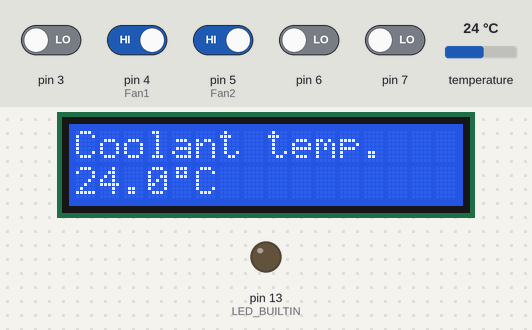
Bench run of a sketch on a simulated Arduino Uno, built with avr-gcc and run on an emulated ATmega328P. Parts: 16×2 character LCD, output pins drawn as LEDs (lit = HIGH). Inputs (shaded band) come from the test bench; at power-on: pin 4 (Fan1), pin 5 (Fan2) HIGH, pin 3, pin 6, pin 7 LOW, temperature 24 °C.

Above: at 4.3 s.
4.4 s: temperature set to 12 °C
At 6.3 s:
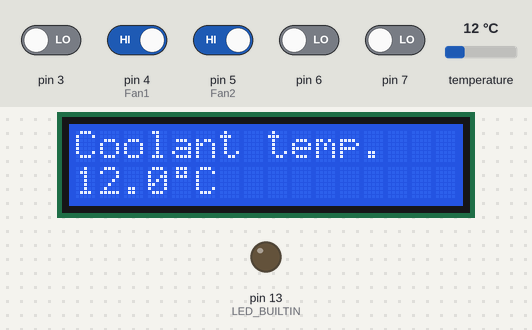
6.6 s: pin 4 (Fan1) driven LOW
At 10.1 s:
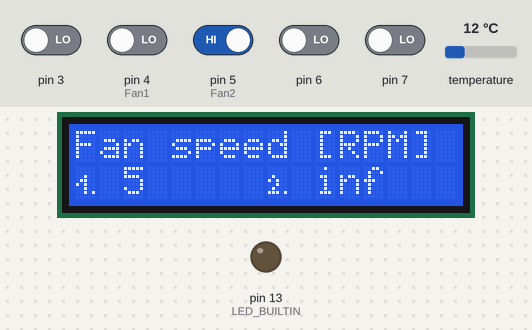
10.4 s: pin 5 (Fan2) driven LOW
At 11.9 s:
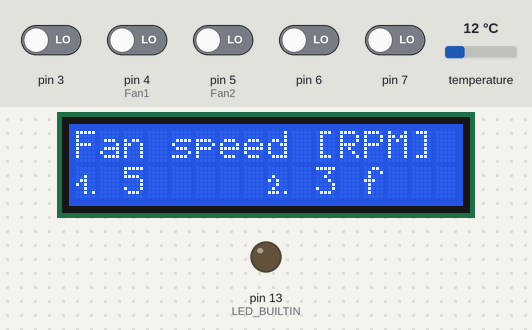
14.5 s: temperature set to 19 °C
At 16.4 s:
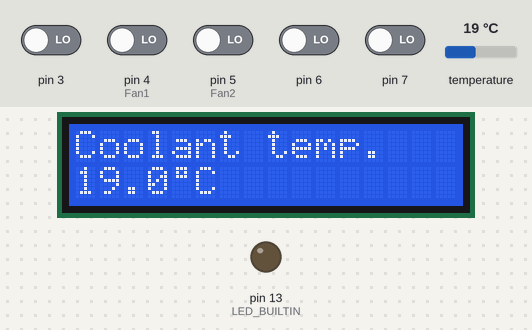
16.7 s: temperature set to 28 °C
At 18.1 s:
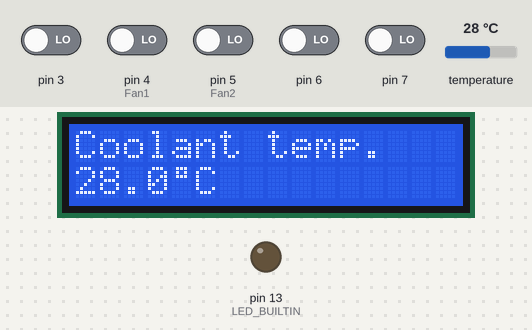
Timing chart, 0 to 19.7 s (numbered marks = the images above; inputs shaded):
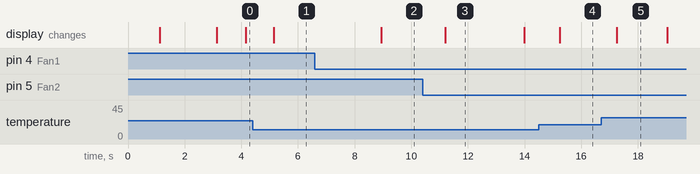

Measured:
- after the input at 4.4 s, the display: changes after 0.75 s (image 1)
- after the input at 6.6 s, the display: changes after 2.3 s (image 2)
- after the input at 10.4 s, the display: changes after 0.80 s (image 3)
- after the input at 14.5 s, the display: changes after 0.75 s (image 4)
- after the input at 16.7 s, the display: changes after 0.55 s (image 5)
- what the display in image 3 shows lasts 2.8 s, from 11.2 s to 14.0 s
- what the display in image 5 shows lasts 1.8 s, from 17.2 s to 19.0 s

The sketch:

2_screen_version.ino
```cpp
#include <TimerOne.h>           //  v1.1.1
#include <OneWire.h>            //  v2.3.8
#include <LCD_I2C.h>            //  v2.4.0
#include <DallasTemperature.h>  //  v4.0.6

#define lcd_i2c_address 0x3f
#define OneWireBus 2
#define Fan1 4
#define Fan2 5
#define measuring_freq 50000    //interrupt interval in microseconds
#define NumOfPulses 2           //number of pulses per rotation given by fans

LCD_I2C lcd(lcd_i2c_address);
OneWire oneWire(OneWireBus);
DallasTemperature T_sensor(&oneWire);

float TempC = 0;
volatile double period4 = 0;
volatile double period5 = 0;
volatile unsigned long last4 = 0;
volatile unsigned long last5 = 0;
volatile int loop_count = 0;
volatile bool lcd_state = 0;
volatile bool lcd_flag = 0;
volatile bool temp_flag = 1;
float rpm1;
float rpm2;

const byte Degrees_symbol[] = {
  0b01110,
  0b01010,
  0b01110,
  0b00000,
  0b00000,
  0b00000,
  0b00000,
  0b00000
};

const byte first[] = {
  0b00000,
  0b00000,
  0b00100,
  0b01100,
  0b10100,
  0b00100,
  0b00101,
  0b00000
};

const byte second[] = {
  0b00000,
  0b00000,
  0b01000,
  0b10100,
  0b00100,
  0b01000,
  0b11101,
  0b00000
};


void setup() {

  Serial.begin(115200);

  pinMode(Fan1, INPUT);
  pinMode(Fan2, INPUT);
  pinMode(LED_BUILTIN, OUTPUT);

  T_sensor.begin();

  lcd.begin();
  lcd.clear();
  lcd.backlight();
  lcd.createChar(0, Degrees_symbol);
  lcd.createChar(1, first);
  lcd.createChar(2, second);
  lcd.setCursor(0, 0);
  lcd.print("Behlke HVS");
  delay(1000);
  lcd.setCursor(0, 1);
  lcd.print("IJS, 2026");
  delay(2000);
  lcd.clear();

  //initializes timer 1 and it's interrupt
  Timer1.initialize(measuring_freq);
  Timer1.attachInterrupt(timer_itr);

  PCICR |= 0b00000100;        //enable portd interrupts
  PCMSK2 |= 0b00110000;       //enable pins d4 and d5

  interrupts();

}

void loop() {

  if (lcd_flag) {
    update_lcd();
    lcd_flag = 0;
  }

  if (temp_flag) {
    T_sensor.requestTemperatures();
    TempC = T_sensor.getTempCByIndex(0);
    temp_flag = 0;
  }

}

void timer_itr() {    //interupt, triggered by timer 1, periodically refreshes lcd display

  loop_count++;

  if (loop_count > 100) {
    lcd_state = !lcd_state; // switch from temp to fan speed screen and vice versa
    loop_count = 0;
  }

  if (!(loop_count % 20)) {
    temp_flag = 1;    //triggers temp measurment
    lcd_flag = 1;
  }


}

ISR(PCINT2_vect) {
  static uint8_t lastPort = 0xFF;
  uint8_t port = PIND;

  // Detect falling edge on D4
  if ((lastPort & (1 << PIND4)) && !(port & (1 << PIND4))) {
    unsigned long now = micros();
    period4 = now - last4;
    last4 = now;
  }

  // Detect falling edge on D5
  if ((lastPort & (1 << PIND5)) && !(port & (1 << PIND5))) {
    unsigned long now = micros();
    period5 = now - last5;
    last5 = now;
  }

  lastPort = port;
}

void update_lcd() {

  static bool last_state;

  if (last_state != lcd_state) {    //clears display at every switch of shown data
    lcd.clear();
    last_state = lcd_state;
  }

  rpm1 = (1000000 / period4) * 60 / NumOfPulses; //calculates fan rpm from measured period of pulses
  rpm2 = (1000000 / period5) * 60 / NumOfPulses;

  switch (lcd_state) {    //displays data on lcd
    case 0:
      lcd.setCursor(0, 0);
      lcd.print("Coolant temp. ");
      lcd.setCursor(0, 1);
      lcd.print(TempC, 1);
      lcd.print(char(0));
      lcd.print("C");
      lcd.print(" ");
      break;
    case 1:
      lcd.setCursor(0, 0);
      lcd.print("Fan speed [RPM]");
      lcd.setCursor(0, 1);
      lcd.print(char(1));
      lcd.print(" ");
      lcd.print(rpm1, 0);
      lcd.print(" ");
      lcd.setCursor(8, 1);
      lcd.print(char(2));
      lcd.print(" ");
      lcd.print(rpm2, 0);
      lcd.print(" ");
      break;
  }
}
```
